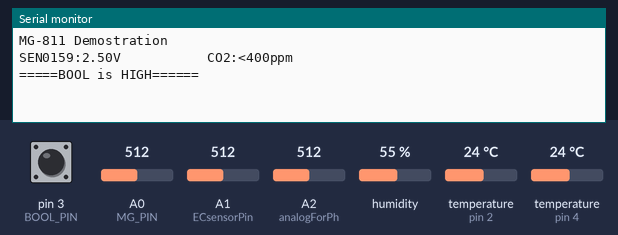
Simulated run of this sketch. Board: Arduino Mega 2560, built with avr-gcc and run on an emulated ATmega2560. Parts: the last lines printed to the serial monitor. The inputs (shaded band) are chosen by the test bench; at power-on: A0 (MG_PIN) = 512, humidity 55 %, pin 3 (BOOL_PIN) HIGH, A1 (ECsensorPin) = 512, A2 (analogForPh) = 512, temperature (sensors on pin 2, pin 4) 24 °C.

Above: at 10.8 s.
10.9 s: A0 (MG_PIN) set to 306
At 12.1 s:
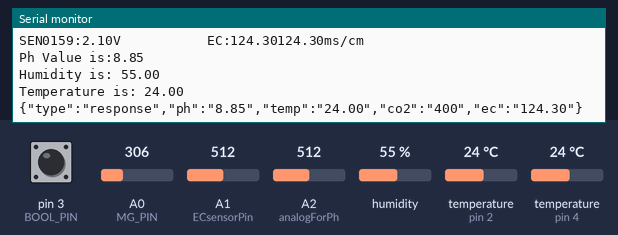
12.6 s: humidity set to 22 %
At 22.5 s:
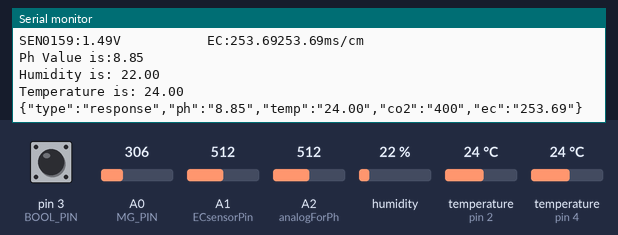

The sketch:

finished_sensors_redux.ino
```cpp
//#include "WiFiEsp.h"
#include <OneWire.h>
//#include <Arduino.h>
#include <SoftwareSerial.h>
#include <ArduinoJson.h>


//SoftwareSerial wifiSerial(0, 1); // RX, TX

//int status = WL_IDLE_STATUS;     // the Wifi radio's status

#define StartConvert 0
#define ReadTemperature 1
#include <dht11.h>
dht11 DHT;
#define DHT11_PIN 4
//hello
//// CO2 sample code
//// define pin for CO2
#define MG_PIN (A0)

#define         BOOL_PIN                     (3)
#define         DC_GAIN                      (8.5)   //define the DC gain of amplifier
#define         READ_SAMPLE_INTERVAL         (50)    //define how many samples you are going to take in normal operation
#define         READ_SAMPLE_TIMES            (5)     //define the time interval(in milisecond) between each samples in

#define         ZERO_POINT_VOLTAGE           (0.220) //define the output of the sensor in volts when the concentration of CO2 is 400PPM
#define         REACTION_VOLTGAE             (0.030) //define the voltage drop of the sensor when move the sensor from air into 1000ppm CO2

// set data types for variables

// use gps to caluclate time


float           CO2Curve[3]  =  {2.602,ZERO_POINT_VOLTAGE,(REACTION_VOLTGAE/(2.602-3))};

int  analogForPh = A2;
const byte numReadings = 20;     //the number of sample times
byte ECsensorPin = A1;  //EC Meter analog output,pin on analog 1
byte DS18B20_Pin = 2; //DS18B20 signal, pin on digital 2
unsigned int AnalogSampleInterval=25,printInterval=700,tempSampleInterval=850;  //analog sample interval;Serial print interval;temperature sample interval
unsigned int readings[numReadings];      // the readings from the analog input
byte index = 0;                  // the index of the current reading
unsigned long AnalogValueTotal = 0;                  // the running total
unsigned int AnalogAverage = 0,averageVoltage=0;                // the average
unsigned long AnalogSampleTime,printTime,tempSampleTime;
float temperature,ECcurrent, val, ph;
char result [50];


//Temperature chip i/o
OneWire ds(DS18B20_Pin);  // on digital pin 2


void setup() {
 // initialize Serial communication with computer:
//  Serial.begin(9600);
  Serial.begin(115200);
  pinMode(BOOL_PIN, INPUT);     //set pin to input


  // this line can be improved, tuned for multiple sensors rather than just the one

  digitalWrite(BOOL_PIN, HIGH);                    //turn on pullup resistors, set it for 5V sensors


  Serial1.begin(115200);
//Serial1.begin(9600);

  Serial.print("MG-811 Demostration\n");


  // initialize all the readings to 0:
  for (byte thisReading = 0; thisReading < numReadings; thisReading++)
    readings[thisReading] = 0;
  TempProcess(StartConvert);   //let the DS18B20 start the convert

  // get sample times for sensors in milliseconds
  AnalogSampleTime=millis();
  printTime=millis();
  tempSampleTime=millis();
}

void loop() {

  delay(10000);
  Serial.write("\n");
  //   Every once in a while,sample the analog value and calculate the average.
  //  */
    if(millis()-AnalogSampleTime>=AnalogSampleInterval)
    {
     AnalogSampleTime=millis();
      // subtract the last reading:
     AnalogValueTotal = AnalogValueTotal - readings[index];
     // read from the sensor:
      readings[index] = analogRead(ECsensorPin);
      // add the reading to the total:
      AnalogValueTotal = AnalogValueTotal + readings[index];
      // advance to the next position in the array:
      index = index + 1;
      // if we're at the end of the array...
      if (index >= numReadings)
      // ...wrap around to the beginning:
      index = 0;
  //    // calculate the average:
      AnalogAverage = AnalogValueTotal / numReadings;
    }
    /*
     Every once in a while,MCU read the temperature from the DS18B20 and then let the DS18B20 start the convert.
     Attention:The interval between start the convert and read the temperature should be greater than 750 millisecond,or the temperature is not accurate!
    */
     if(millis()-tempSampleTime>=tempSampleInterval)
    {
      tempSampleTime=millis();
      temperature = TempProcess(ReadTemperature);  // read the current temperature from the  DS18B20
      TempProcess(StartConvert);                   //after the reading,start the convert for next reading
    }


//// CO2 Loop

    int percentage;
    float volts;

    volts = MGRead(MG_PIN);
    Serial.print( "SEN0159:" );
    Serial.print(volts);
    Serial.print( "V           " );

    percentage = MGGetPercentage(volts,CO2Curve);
    Serial.print("CO2:");
    if (percentage == -1) {
        Serial.print( "<400" );
    } else {

        Serial.print(percentage);
    }
String sendC02 = String(percentage);
//Serial1.write(percentage);
    Serial.print( "ppm" );
    Serial.print("\n");

    if (digitalRead(BOOL_PIN) ){
        Serial.print( "=====BOOL is HIGH======" );
    } else {
        Serial.print( "=====BOOL is LOW======" );
    }

    Serial.print("\n");

    delay(500);


    volts = MGRead(MG_PIN);
    Serial.print( "SEN0159:" );
    Serial.print(volts);
    Serial.print( "V           " );


     /*
     Every once in a while,print the information on the Serial monitor.
    */
    String sendEC;

    if(millis()-printTime>=printInterval)
    {
      printTime=millis();
      averageVoltage=AnalogAverage*(float)5000/1024;


      float TempCoefficient=1.0+0.0185*(temperature-25.0);
      float CoefficientVolatge=(float)averageVoltage/TempCoefficient;
      ECcurrent=CoefficientVolatge;
      dtostrf(ECcurrent,2,2,result);
      Serial.write("EC:");

      //variable to send data
      sendEC = result;
//      String a = String(ECcurrent);
      Serial.print(sendEC);
      Serial.write(result);
      Serial.write("ms/cm");
      Serial.write("\n");

    }

  // print results with callibration equations
  Serial.write("Ph Value is:");
  val = analogRead(analogForPh);
  ph = val*5.0/1024;
  ph = ph*4.3-1.9;
  dtostrf(ph,3,2,result);

//  Serial1.print(ph);
  //variable to send data
  String sendPH = result;

  Serial.write(result);
  Serial.write("\n");
  int chk;
  chk = DHT.read(DHT11_PIN);

  Serial.write("Humidity is: ");
  dtostrf(DHT.humidity,3,2,result);
  Serial.write(result);

  //variable to send data
//  Serial1.print(DHT.humidity);
  String sendHumidity = result;

  Serial.write("\n");


  Serial.write("Temperature is: ");
  dtostrf(DHT.temperature,3,2,result);
  Serial.write(result);
  Serial.write("\n");

    //variable to send data
//    Serial1.print(DHT.temperature);
  String sendTemperature = result;

  // send data to nodemcu


//  String data = "";

//  data.concat(sendTemperature);
//  data.concat(" ");
//  data.concat(sendHumidity);
//  data.concat(" ");
//  data.concat(sendEC);
//  data.concat(" ");
//  data.concat(sendC02);
//  data.concat(" ");
//  data.concat(sendPH);
//    wifiSerial.print(sendTemperature,sendHumidity, sendEC, sendC02, sendPH)
sendC02 = "400";
//    time_t t = now();
//    Serial.println(timeStatus());
//    Serial.println(t);
  DynamicJsonDocument doc(1024);
  doc["type"] = "response";
  doc["ph"] = sendPH;
  doc["temp"] = sendTemperature;
  doc["co2"] = sendC02;
  doc["ec"] = sendEC;
  serializeJson(doc,Serial);
   String str = "<pH="+sendPH+"&EC="+ sendEC +"&Temp="+sendTemperature+"&Humidity="+sendHumidity+ "&Co2=" + sendC02+">";
//  wifiSerial.write(str);
//    Serial.println(str);
//Serial1.write(str);

}


/*
ch=0,let the DS18B20 start the convert;ch=1,MCU read the current temperature from the DS18B20.
*/
float TempProcess(bool ch)
{
  //returns the temperature from one DS18B20 in DEG Celsius
  static byte data[12];
  static byte addr[8];
  static float TemperatureSum;
  if(!ch){
          if ( !ds.search(addr)) {
              Serial.write("no more sensors on chain, reset search!");
              ds.reset_search();
              return 0;
          }
          if ( OneWire::crc8( addr, 7) != addr[7]) {
              Serial.print("CRC is not valid!");
              return 0;
          }
          if ( addr[0] != 0x10 && addr[0] != 0x28) {
              Serial.print("Device is not recognized!");
              return 0;
          }
          ds.reset();
          ds.select(addr);
          ds.write(0x44,1); // start conversion, with parasite power on at the end
  }
  else{
          byte present = ds.reset();
          ds.select(addr);
          ds.write(0xBE); // Read Scratchpad
          for (int i = 0; i < 9; i++) { // we need 9 bytes
            data[i] = ds.read();
          }
          ds.reset_search();
          byte MSB = data[1];
          byte LSB = data[0];
          float tempRead = ((MSB << 8) | LSB); //using two's compliment
          TemperatureSum = tempRead / 16;
    }
          return TemperatureSum;
}

//
//// CO2 Stuff
float MGRead(int mg_pin)
{
    int i;
    float v=0;

    for (i=0;i<READ_SAMPLE_TIMES;i++) {
        v += analogRead(mg_pin);
        delay(READ_SAMPLE_INTERVAL);
    }
    v = (v/READ_SAMPLE_TIMES) *5/1024 ;
    return v;
}

// C02 stuff
int  MGGetPercentage(float volts, float *pcurve)
{
   if ((volts/DC_GAIN )>=ZERO_POINT_VOLTAGE) {
      return -1;
   } else {
      return pow(10, ((volts/DC_GAIN)-pcurve[1])/pcurve[2]+pcurve[0]);
   }
}
```

Measured:
- after the input at 10.9 s, the serial monitor: prints a new line after 0.14 s (image 1)
- after the input at 12.6 s, the serial monitor: prints a new line after 9.5 s (image 2)
